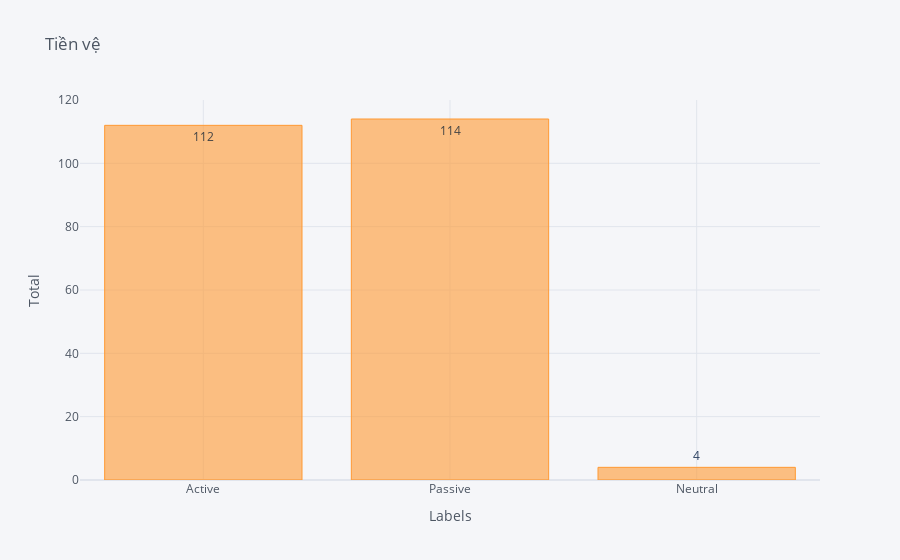

Here is the notebook cell this chart was saved with:
### Markdown cell above
Trực quan hóa số lượng cầu thủ ở vị trí tiền vệ lên biểu đồ:

### Code cell
df_md_category = pd.DataFrame([active.shape[0], passive.shape[0], neutral.shape[0]], 
                            columns=['count'], index=['Active', 'Passive', 'Neutral'])

df_md_category.iplot(kind='bar', y='count',title='Tiền vệ'
                   ,xTitle='Labels',yTitle='Total', text='count', textposition='auto')

### Figure 1 — Plotly figure (JSON) as saved in the notebook; plotly's stock layout.template omitted (floating-point values rounded to 4 significant figures)
{"data": [{"marker": {"color": "rgba(255, 153, 51, 0.6)", "line": {"color": "rgba(255, 153, 51, 1.0)", "width": 1}}, "name": "count", "orientation": "v", "text": [112, 114, 4], "type": "bar", "x": ["Active", "Passive", "Neutral"], "y": [112, 114, 4]}], "layout": {"legend": {"bgcolor": "#F5F6F9", "font": {"color": "#4D5663"}}, "paper_bgcolor": "#F5F6F9", "plot_bgcolor": "#F5F6F9", "title": {"font": {"color": "#4D5663"}, "text": "Tiền vệ"}, "xaxis": {"gridcolor": "#E1E5ED", "showgrid": true, "tickfont": {"color": "#4D5663"}, "title": {"font": {"color": "#4D5663"}, "text": "Labels"}, "zerolinecolor": "#E1E5ED"}, "yaxis": {"gridcolor": "#E1E5ED", "showgrid": true, "tickfont": {"color": "#4D5663"}, "title": {"font": {"color": "#4D5663"}, "text": "Total"}, "zerolinecolor": "#E1E5ED"}}}
